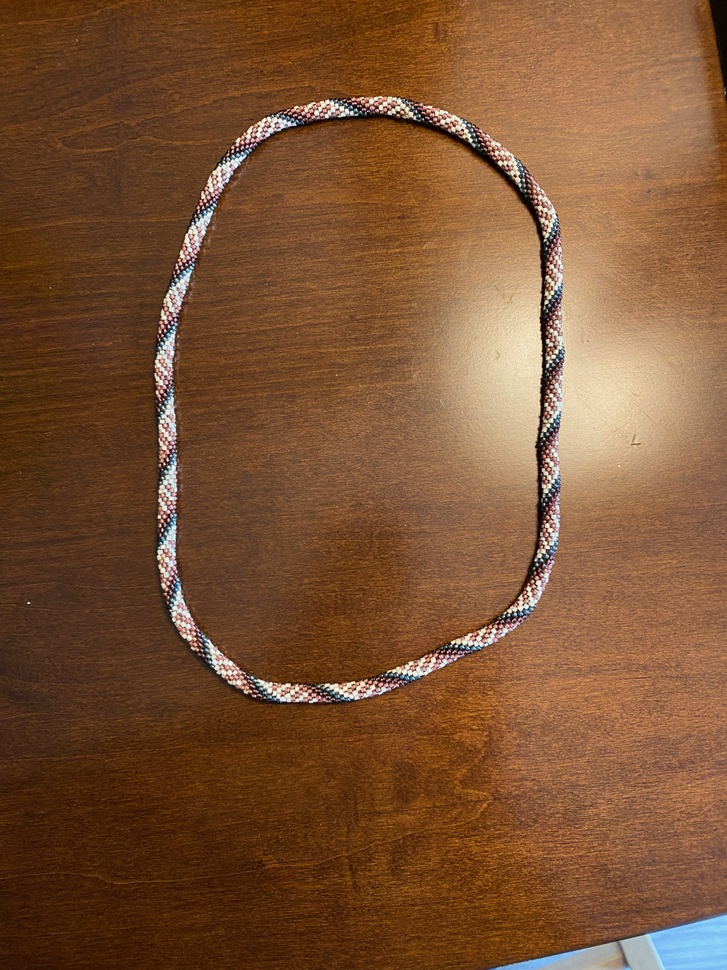
#> input picture bead-example - 1.jpeg, 727 x 970 px, shrunk from 3024 x 4032 before the run
$ python debug_centerline_hsv_bars.py '../bead-example - 1.jpeg'
#> lines starting #> are read from the running program, lines starting #| are printed output that depends on the picture
"""Plot HSV-derived bar charts along the image centerline using log-scaled counts."""

import argparse
from collections import Counter
from pathlib import Path
from typing import Dict, Tuple

import numpy as np
import matplotlib
from matplotlib import colors as mcolors
from PIL import Image

# plt is imported after backend selection in main()
plt = None  # type: ignore


def load_counts(img: np.ndarray) -> Dict[Tuple[int, int, int], int]:
    """Count distinct HSV tuples using Counter."""
    flat = img.reshape(-1, 3)
    return Counter(map(tuple, flat))


# [9 lines left out: function load_neighbor_counts, not called in this run]


def plot_bars(
    img_hsv: np.ndarray,
    counts_map: Dict[Tuple[int, int, int], int],
    title: str,
    out_path: Path,
):
    """Plot bars along center row with heights = counts (log-scale y-axis)."""
    h, w, _ = img_hsv.shape
    y = h // 2
    row = img_hsv[y, :, :]  # shape (w,3), uint8
    heights = []
    colors = []
    for pix in row:
        key = tuple(int(x) for x in pix)
        cnt = counts_map.get(key, 1)
        heights.append(cnt)
        hsv_norm = np.array([pix[0] / 255.0, pix[1] / 255.0, pix[2] / 255.0])
        rgb = mcolors.hsv_to_rgb(hsv_norm)
        colors.append(rgb)
    x = np.arange(w)
    plt.figure(figsize=(12, 3))
    plt.bar(x, heights, color=colors, width=1.0, edgecolor=None)
    plt.yscale("log")
    plt.xlabel("Pixel index (x)")
    plt.ylabel("Count (log scale)")
    plt.title(title)
    plt.tight_layout()
    plt.savefig(out_path, dpi=200)
    plt.close()
    print(f"Saved {out_path}")


def plot_centerline_metric(img_hsv: np.ndarray, img_rgb: np.ndarray, metric: str, out_path: Path):
    """Plot centerline bars colored by HSV with height from a chosen metric (gray/h/s/v)."""
    h, w, _ = img_hsv.shape
    y = h // 2
    hsv_row = img_hsv[y, :, :]  # uint8
    rgb_row = img_rgb[y, :, :].astype(float)
    if metric == "gray":
        # luminance approximation from RGB
        heights = (0.299 * rgb_row[:, 0] + 0.587 * rgb_row[:, 1] + 0.114 * rgb_row[:, 2])
        label = "Grayscale (0-255)"
    elif metric == "h":
        heights = hsv_row[:, 0].astype(float)
        label = "Hue channel (0-255)"
    elif metric == "s":
        heights = hsv_row[:, 1].astype(float)
        label = "Saturation channel (0-255)"
    elif metric == "v":
        heights = hsv_row[:, 2].astype(float)
        label = "Value channel (0-255)"
    else:
        raise ValueError(f"Unknown metric {metric}")
    colors = []
    for pix in hsv_row:
        hsv_norm = np.array([pix[0] / 255.0, pix[1] / 255.0, pix[2] / 255.0])
        colors.append(mcolors.hsv_to_rgb(hsv_norm))
    x = np.arange(w)
    plt.figure(figsize=(12, 3))
    plt.bar(x, heights, color=colors, width=1.0, edgecolor=None)
    plt.ylim(0, 255)
    plt.xlabel("Pixel index (x)")
    plt.ylabel(label)
    plt.title(f"Centerline bars colored by HSV, height = {label}")
    plt.tight_layout()
    plt.savefig(out_path, dpi=200)
    plt.close()
    print(f"Saved {out_path}")
    return x, heights, colors, label


def save_centerline_overlay(img_rgb: np.ndarray, out_path: Path):
    """Save the original image with the sampled centerline overlaid in black."""
    import matplotlib.pyplot as plt

    h, w, _ = img_rgb.shape
    y = h // 2
    plt.figure(figsize=(12, 8))
    plt.imshow(img_rgb)
    plt.axhline(y, color="black", linewidth=1.0)
    plt.axis("off")
    plt.tight_layout()
    plt.savefig(out_path, dpi=200, bbox_inches="tight", pad_inches=0)
    plt.close()
    print(f"Saved {out_path}")


# [4 lines left out: function fmt_tol, not called in this run]


def main():
    global plt
    parser = argparse.ArgumentParser(description="Centerline HSV bar chart with log-scaled counts.")
    parser.add_argument("image", type=Path, help="Input image")
    parser.add_argument("--neighbors", type=Path, help="NPZ with neighbor_counts to use instead of raw counts")
    parser.add_argument("--outdir", type=Path, default=Path("image-to-pattern/debug-output"), help="Output directory")
    parser.add_argument("--h-tol", type=int, default=0, help="Hue tolerance to report in titles")
    parser.add_argument("--s-tol", type=int, default=0, help="Saturation tolerance to report in titles")
    parser.add_argument("--v-tol", type=int, default=0, help="Value tolerance to report in titles")
    parser.add_argument("--show-only", action="store_true", help="Show four stacked plots instead of saving outputs")
    args = parser.parse_args()

    if args.show_only:
        # use default interactive backend
        import matplotlib.pyplot as plt  # type: ignore
    else:
        matplotlib.use("Agg")
        import matplotlib.pyplot as plt  # type: ignore
    globals()["plt"] = plt

    img = Image.open(args.image).convert("HSV")
#> img: PIL image 727x970 HSV; mean H, S, V 21.4, 162.1, 125.1
    img_arr = np.array(img, dtype=np.uint8)
    img_rgb = np.array(img.convert("RGB"))
#> img_rgb: shape (970, 727, 3); mean of channels 0, 1, 2 124.3, 82.7, 52.6

    if args.show_only:
        # Build four stacked plots in one window, no files written.
        h, w, _ = img_arr.shape
        y = h // 2
        hsv_row = img_arr[y, :, :]
        rgb_row = img_rgb[y, :, :].astype(float)
        metrics = [
            ("gray", "Grayscale (0-255)", 0.299 * rgb_row[:, 0] + 0.587 * rgb_row[:, 1] + 0.114 * rgb_row[:, 2]),
            ("h", "Hue channel (0-255)", hsv_row[:, 0].astype(float)),
            ("s", "Saturation channel (0-255)", hsv_row[:, 1].astype(float)),
            ("v", "Value channel (0-255)", hsv_row[:, 2].astype(float)),
        ]
        colors = []
        for pix in hsv_row:
            hsv_norm = np.array([pix[0] / 255.0, pix[1] / 255.0, pix[2] / 255.0])
            colors.append(mcolors.hsv_to_rgb(hsv_norm))
        x = np.arange(w)
        fig, axes = plt.subplots(4, 1, figsize=(12, 12), sharex=True)
        for ax, (name, label, heights) in zip(axes, metrics):
            ax.bar(x, heights, color=colors, width=1.0, edgecolor=None)
            ax.set_ylim(0, 255)
            ax.set_ylabel(label)
            ax.set_title(f"Centerline bars colored by HSV, height = {label}")
        axes[-1].set_xlabel("Pixel index (x)")
        plt.tight_layout()
        plt.show()
        return

    args.outdir.mkdir(parents=True, exist_ok=True)

    # Raw counts map
    counts_map = load_counts(img_arr)
#> counts_map = 59360 items
    plot_bars(
        img_arr,
        counts_map,
        title="Centerline HSV bars (raw counts, log scale; h_tol=0 (0.00%) s_tol=0 (0.00%) v_tol=0 (0.00%))",
        out_path=args.outdir / f"{args.image.stem}-centerline-bars-raw.png",
    )
#> in plot_bars, `row = img_hsv[y, :, :]`: row = 727 rows, first 8: [21, 179, 88], [21, 183, 86], [21, 205, 82], [21, 205, 82], [21, 207, 81], [21, 213, 79], [21, 233, 72], [21, 240, 70]
#> the loop in plot_bars, `for pix in row:` made 727 passes
#> (key, cnt, hsv_norm, rgb) on passes 1 to 3: ((21, 179, 88), 1, [0.0824, 0.702, 0.345], [0.345, 0.223, 0.103]), ((21, 183, 86), 4, [0.0824, 0.718, 0.337], [0.337, 0.215, 0.0952]), ((21, 205, 82), 24, [0.0824, 0.804, 0.322], [0.322, 0.191, 0.0631])
#> after the loop in plot_bars, `for pix in row:`: colors = 727 items, first 6: [0.345, 0.223, 0.103], [0.337, 0.215, 0.0952], [0.322, 0.191, 0.0631], [0.322, 0.191, 0.0631], [0.318, 0.187, 0.0598], [0.31, 0.179, 0.051]; heights = 727 values, max 471 at index 90, min 1 at index 0, mean 75.44
#> in plot_bars, `plt.savefig(out_path, dpi=200)`:
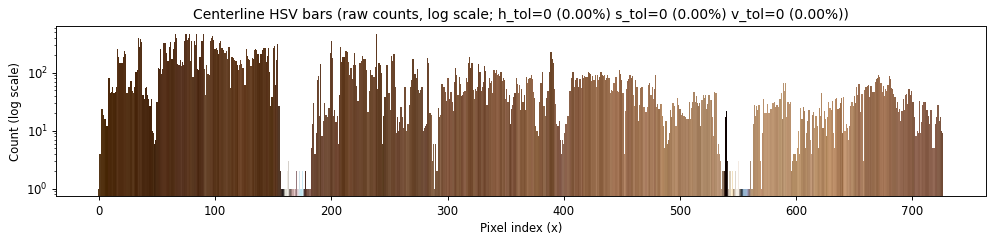
#> figure drawn by matplotlib, 1 panel; tallest bar 471 high, from x = 89.5 to 90.5
    save_centerline_overlay(img_rgb, args.outdir / f"{args.image.stem}-centerline-overlay.png")
#> in save_centerline_overlay, `plt.savefig(out_path, dpi=200, bbox_inches="tight", pad_inches=0)`:
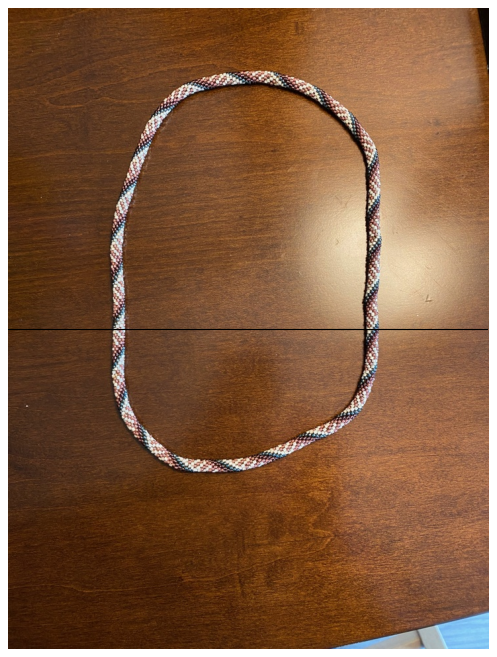
#> figure drawn by matplotlib, 1 panel

    # Metric-based centerline plots
    plot_centerline_metric(img_arr, img_rgb, "gray", args.outdir / f"{args.image.stem}-centerline-bars-gray.png")
#> in plot_centerline_metric, `hsv_row = img_hsv[y, :, :]`: hsv_row has the same summary as row in plot_bars
#> in plot_centerline_metric, `rgb_row = img_rgb[y, :, :].astype(float)`: rgb_row = 727 rows, first 8: [88, 57, 26], [86, 55, 24], [82, 49, 16], [82, 49, 16], [81, 48, 15], [79, 46, 13], [72, 39, 6], [70, 37, 4]
#> in plot_centerline_metric, `heights = (0.299 * rgb_row[:, 0] + 0.587 * rgb_row[:, 1] + 0.114 * rgb..`: heights = 727 values, max 241.7 at index 544, min 3.29 at index 540, mean 102.8
#> the loop in plot_centerline_metric, `for pix in hsv_row:` made 727 passes
#> (pix, hsv_norm) on passes 1 to 3: ([21, 179, 88], [0.0824, 0.702, 0.345]), ([21, 183, 86], [0.0824, 0.718, 0.337]), ([21, 205, 82], [0.0824, 0.804, 0.322])
#> in plot_centerline_metric, `plt.savefig(out_path, dpi=200)`:
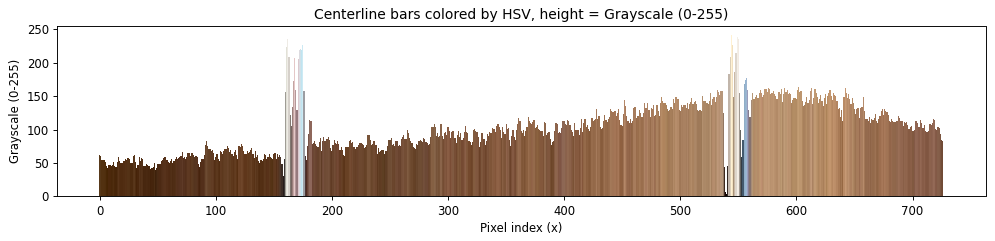
#> figure drawn by matplotlib, 1 panel; tallest bar 241.7 high, from x = 543.5 to 544.5
    plot_centerline_metric(img_arr, img_rgb, "h", args.outdir / f"{args.image.stem}-centerline-bars-hue.png")
#> call 2 of plot_centerline_metric, with metric = 'h'
#> in plot_centerline_metric (call 2), `heights = hsv_row[:, 0].astype(float)`: heights = 727 values, max 252 at index 169, min 0 at index 168, mean 20.75
#> the loop in plot_centerline_metric (call 2), `for pix in hsv_row:` made 727 passes
#> in plot_centerline_metric (call 2), `plt.savefig(out_path, dpi=200)`:
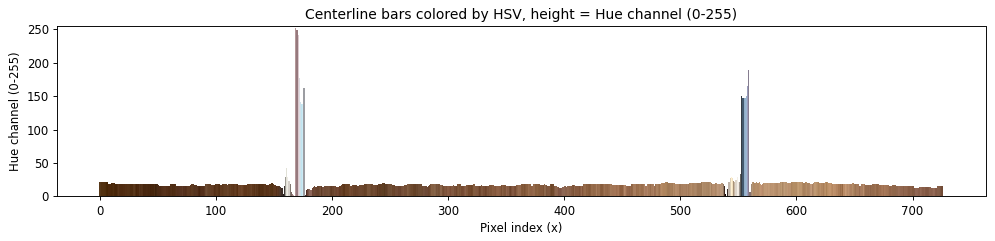
#> figure drawn by matplotlib, 1 panel; tallest bar 252 high, from x = 168.5 to 169.5
    plot_centerline_metric(img_arr, img_rgb, "s", args.outdir / f"{args.image.stem}-centerline-bars-sat.png")
#> call 3 of plot_centerline_metric, with metric = 's'
#> in plot_centerline_metric (call 3), `heights = hsv_row[:, 1].astype(float)`: heights = 727 values, max 255 at index 539, min 6 at index 172, mean 133.4
#> the loop in plot_centerline_metric (call 3), `for pix in hsv_row:` made 727 passes
#> in plot_centerline_metric (call 3), `plt.savefig(out_path, dpi=200)`:
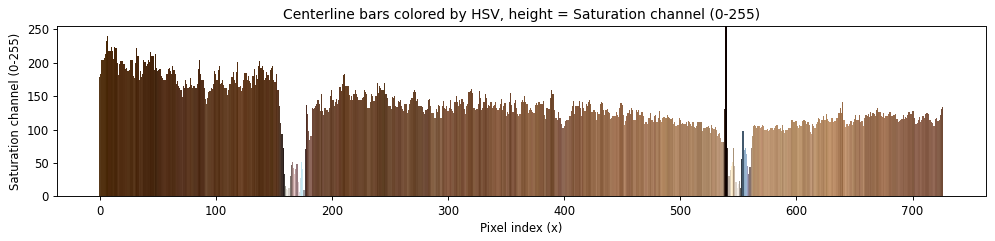
#> figure drawn by matplotlib, 1 panel
    plot_centerline_metric(img_arr, img_rgb, "v", args.outdir / f"{args.image.stem}-centerline-bars-val.png")
#> call 4 of plot_centerline_metric, with metric = 'v'
#> in plot_centerline_metric (call 4), `heights = hsv_row[:, 2].astype(float)`: heights = 727 values, max 255 at index 544, min 11 at index 540, mean 132.4
#> the loop in plot_centerline_metric (call 4), `for pix in hsv_row:` made 727 passes
#> in plot_centerline_metric (call 4), `plt.savefig(out_path, dpi=200)`:
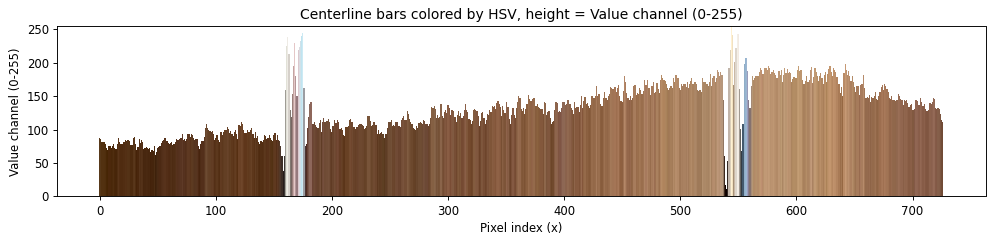
#> figure drawn by matplotlib, 1 panel; tallest bar 255 high, from x = 543.5 to 544.5

    if args.neighbors and args.neighbors.exists():
        neigh_map = load_neighbor_counts(args.neighbors)
        plot_bars(
            img_arr,
            neigh_map,
            title=(
                "Centerline HSV bars (neighbor counts, log scale; "
                f"h_tol={fmt_tol(args.h_tol)} s_tol={fmt_tol(args.s_tol)} v_tol={fmt_tol(args.v_tol)})"
            ),
            out_path=args.outdir / f"{args.image.stem}-centerline-bars-neighbors.png",
        )


if __name__ == "__main__":
    main()

$ run again, on bead-example - 3.jpeg
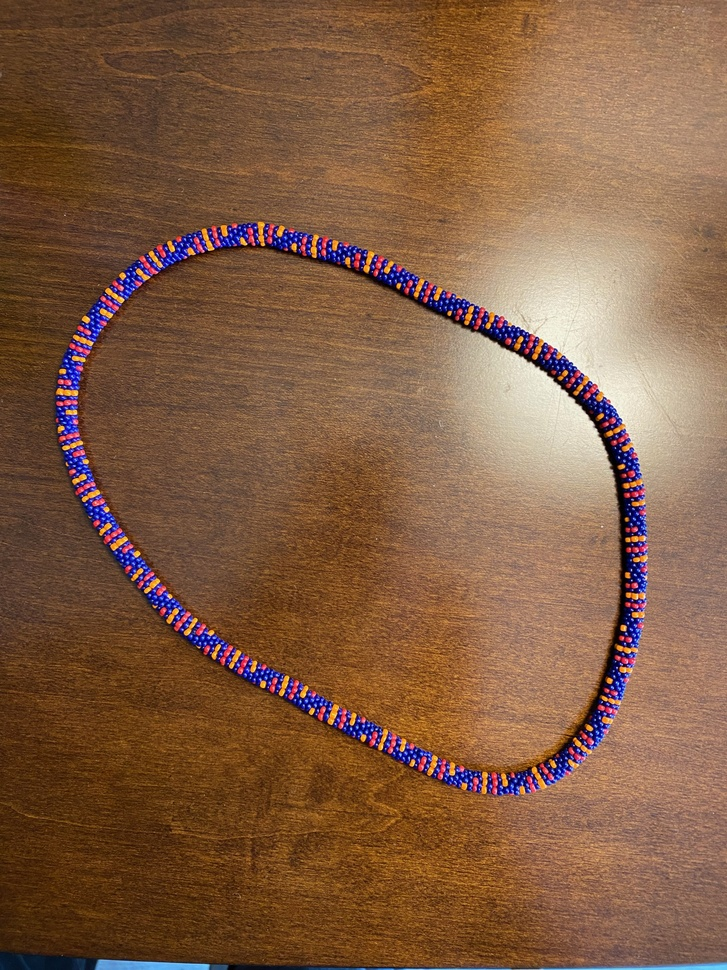
#> input picture bead-example - 3.jpeg, 727 x 970 px, shrunk from 3024 x 4032 before the run
#> img: PIL image 727x970 HSV; mean H, S, V 27.4, 143.4, 133.3
#> img_rgb: shape (970, 727, 3); mean of channels 0, 1, 2 130.4, 92.5, 67.4
#> counts_map = 82979 items
#> row = 727 rows, first 8: [18, 107, 116], [18, 121, 103], [18, 130, 96], [18, 126, 99], [18, 134, 93], [18, 138, 90], [18, 134, 93], [18, 124, 100]
#> the loop in plot_bars, `for pix in row:` made 727 passes
#> (key, cnt, hsv_norm, rgb) on passes 1 to 3: ((18, 107, 116), 45, [0.0706, 0.42, 0.455], [0.455, 0.345, 0.264]), ((18, 121, 103), 93, [0.0706, 0.475, 0.404], [0.404, 0.293, 0.212]), ((18, 130, 96), 129, [0.0706, 0.51, 0.376], [0.376, 0.266, 0.185])
#> after the loop in plot_bars, `for pix in row:`: colors = 727 items, first 6: [0.455, 0.345, 0.264], [0.404, 0.293, 0.212], [0.376, 0.266, 0.185], [0.388, 0.278, 0.196], [0.365, 0.254, 0.173], [0.353, 0.243, 0.162]; heights = 727 values, max 269 at index 190, min 1 at index 70, mean 56.32
#> hsv_row has the same summary as row in plot_bars
#> rgb_row = 727 rows, first 8: [116, 88, 67], [103, 75, 54], [96, 68, 47], [99, 71, 50], [93, 65, 44], [90, 62, 41], [93, 65, 44], [100, 72, 51]
#> in plot_centerline_metric, `heights = (0.299 * rgb_row[:, 0] + 0.587 * rgb_row[:, 1] + 0.114 * rgb..`: heights = 727 values, max 222.1 at index 635, min 2.69 at index 620, mean 113.2
#> the loop in plot_centerline_metric, `for pix in hsv_row:` made 727 passes
#> (pix, hsv_norm) on passes 1 to 3: ([18, 107, 116], [0.0706, 0.42, 0.455]), ([18, 121, 103], [0.0706, 0.475, 0.404]), ([18, 130, 96], [0.0706, 0.51, 0.376])
#> the loop in plot_centerline_metric (call 2), `for pix in hsv_row:` made 727 passes
#> in plot_centerline_metric (call 3), `heights = hsv_row[:, 1].astype(float)`: heights = 727 values, max 255 at index 82, min 32 at index 644, mean 114.9
#> the loop in plot_centerline_metric (call 3), `for pix in hsv_row:` made 727 passes
#> in plot_centerline_metric (call 3), `plt.savefig(out_path, dpi=200)`:
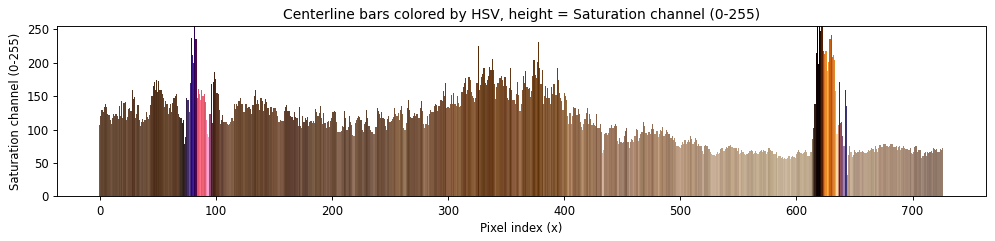
#> figure drawn by matplotlib, 1 panel
#> in plot_centerline_metric (call 4), `heights = hsv_row[:, 2].astype(float)`: heights = 727 values, max 255 at index 87, min 9 at index 618, mean 141
#> the loop in plot_centerline_metric (call 4), `for pix in hsv_row:` made 727 passes
#> in plot_centerline_metric (call 4), `plt.savefig(out_path, dpi=200)`:
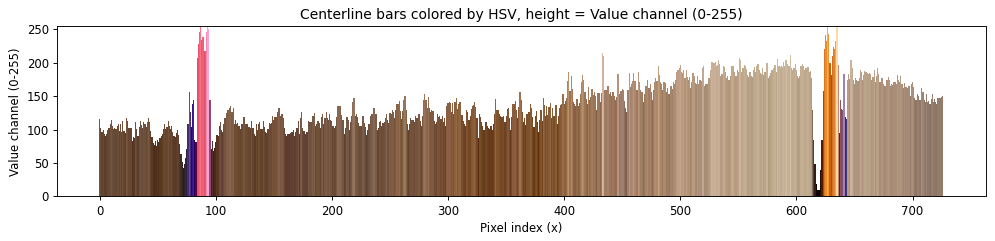
#> figure drawn by matplotlib, 1 panel

$ run again, on bead-example - 4.jpeg
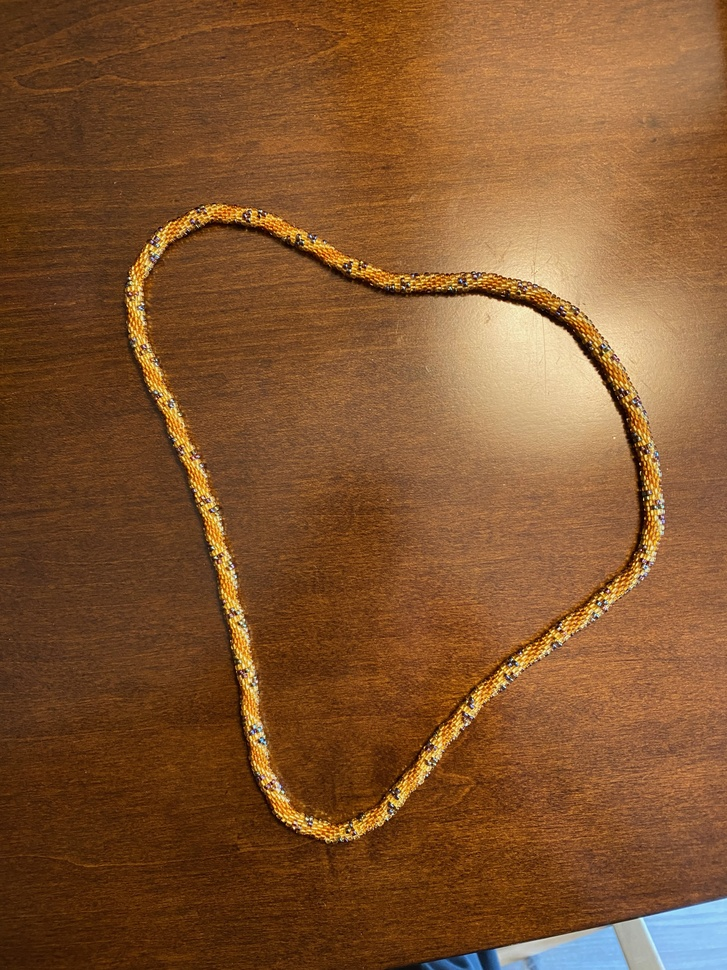
#> input picture bead-example - 4.jpeg, 727 x 970 px, shrunk from 3024 x 4032 before the run
#> img: PIL image 727x970 HSV; mean H, S, V 20.7, 176.2, 131.6
#> img_rgb: shape (970, 727, 3); mean of channels 0, 1, 2 130.3, 84.4, 47.2
#> counts_map = 58250 items
#> row = 727 rows, first 8: [17, 177, 79], [17, 192, 73], [17, 197, 71], [17, 182, 77], [18, 206, 73], [18, 208, 72], [17, 225, 70], [17, 200, 79]
#> the loop in plot_bars, `for pix in row:` made 727 passes
#> (key, cnt, hsv_norm, rgb) on passes 1 to 3: ((17, 177, 79), 131, [0.0667, 0.694, 0.31], [0.31, 0.181, 0.0948]), ((17, 192, 73), 38, [0.0667, 0.753, 0.286], [0.286, 0.157, 0.0707]), ((17, 197, 71), 39, [0.0667, 0.773, 0.278], [0.278, 0.149, 0.0633])
#> after the loop in plot_bars, `for pix in row:`: colors = 727 items, first 6: [0.31, 0.181, 0.0948], [0.286, 0.157, 0.0707], [0.278, 0.149, 0.0633], [0.302, 0.173, 0.0864], [0.286, 0.153, 0.055], [0.282, 0.15, 0.052]; heights = 727 values, max 515 at index 33, min 1 at index 190, mean 106.3
#> hsv_row has the same summary as row in plot_bars
#> rgb_row = 727 rows, first 8: [79, 46, 24], [73, 40, 18], [71, 38, 16], [77, 44, 22], [73, 39, 14], [72, 38, 13], [70, 33, 8], [79, 42, 17]
#> in plot_centerline_metric, `heights = (0.299 * rgb_row[:, 0] + 0.587 * rgb_row[:, 1] + 0.114 * rgb..`: heights = 727 values, max 222.8 at index 195, min 3.29 at index 640, mean 93.58
#> the loop in plot_centerline_metric, `for pix in hsv_row:` made 727 passes
#> (pix, hsv_norm) on passes 1 to 3: ([17, 177, 79], [0.0667, 0.694, 0.31]), ([17, 192, 73], [0.0667, 0.753, 0.286]), ([17, 197, 71], [0.0667, 0.773, 0.278])
#> the loop in plot_centerline_metric (call 2), `for pix in hsv_row:` made 727 passes
#> in plot_centerline_metric (call 3), `heights = hsv_row[:, 1].astype(float)`: heights = 727 values, max 255 at index 189, min 89 at index 661, mean 163.2
#> the loop in plot_centerline_metric (call 3), `for pix in hsv_row:` made 727 passes
#> in plot_centerline_metric (call 3), `plt.savefig(out_path, dpi=200)`:
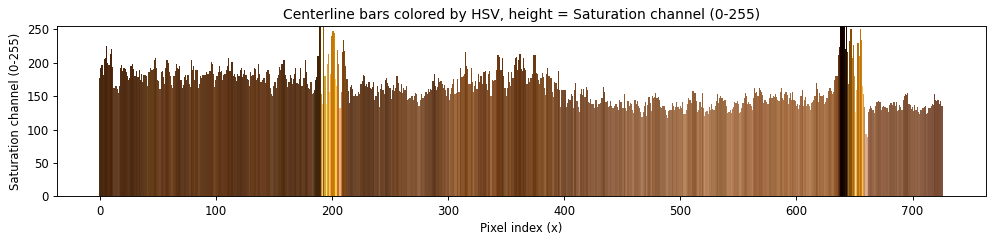
#> figure drawn by matplotlib, 1 panel
#> in plot_centerline_metric (call 4), `heights = hsv_row[:, 2].astype(float)`: heights = 727 values, max 255 at index 195, min 11 at index 640, mean 129.6
#> the loop in plot_centerline_metric (call 4), `for pix in hsv_row:` made 727 passes
#> in plot_centerline_metric (call 4), `plt.savefig(out_path, dpi=200)`:
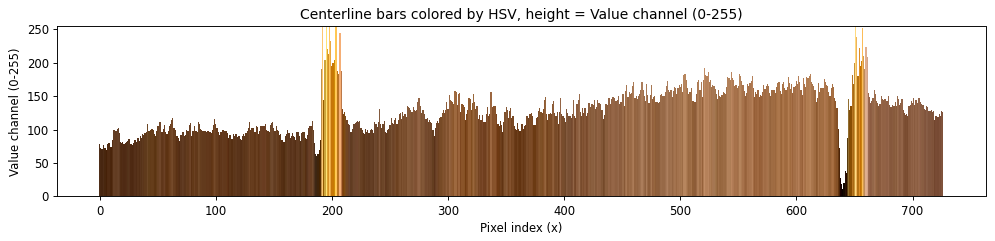
#> figure drawn by matplotlib, 1 panel
